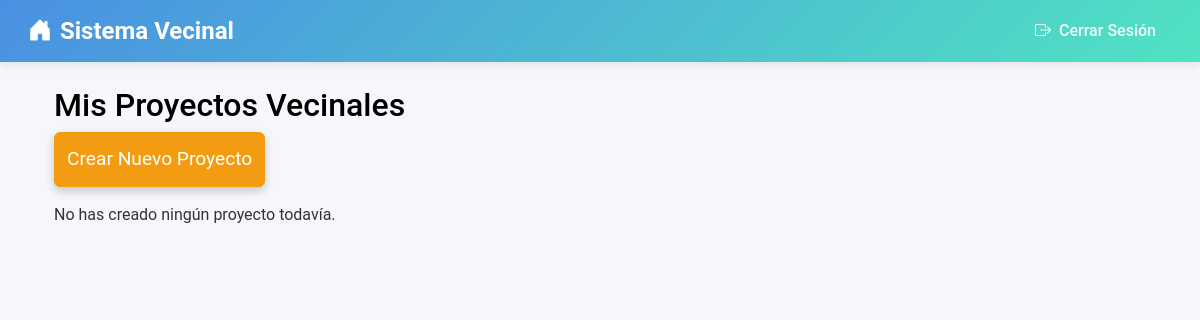
Before: /proyectos/mis-proyectos/ (signed in) with the older database file.
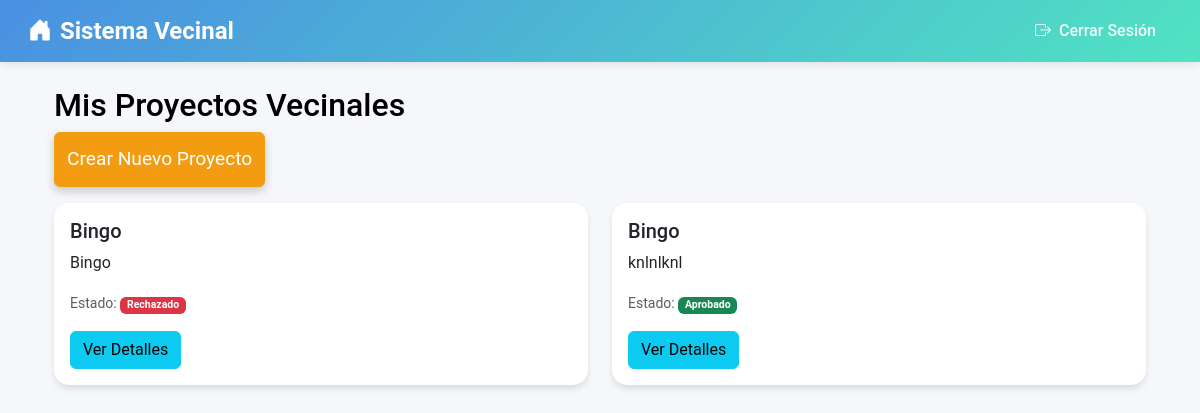
After: the same page with the newer database file.
### junta_vecinos/models.py (models this page shows, shortened)
class ProyectoVecinal(models.Model):
    ESTADO_CHOICES = [
        ('pendiente', 'Pendiente'),
        ('aprobado', 'Aprobado'),
        ('rechazado', 'Rechazado'),
    ]
    vecino = models.ForeignKey(Vecino, on_delete=models.CASCADE)
    propuesta = models.CharField(max_length=255)  # Cambiado de titulo a propuesta
    descripcion = models.TextField()
    fecha_postulacion = models.DateField(auto_now_add=True)
    estado = models.CharField(max_length=10, choices=ESTADO_CHOICES, default='pendiente')
    evidencia = models.ImageField(upload_to='evidencias/', blank=True, null=True)  # Campo evidencia
    razon_rechazo = models.TextField(null=True, blank=True)

### junta_vecinos/views.py (the view)
# urls.py: path('proyectos/mis-proyectos/', views.mis_proyectos, name='mis_proyectos'),
@login_required
def mis_proyectos(request):
    try:
        vecino = request.user.vecino
        proyectos = ProyectoVecinal.objects.filter(vecino=vecino)
        return render(request, 'junta_vecinos/mis_proyectos.html', {'proyectos': proyectos})
    except Vecino.DoesNotExist:
        messages.error(request, "Debes estar registrado como vecino para ver proyectos.")
        return redirect('index')

### junta_vecinos/templates/junta_vecinos/mis_proyectos.html
{% extends 'junta_vecinos/base.html' %}
{% block content %}
<div class="container mt-4">
    <h2>Mis Proyectos Vecinales</h2>
    <a href="{% url 'crear_proyecto' %}" class="btn btn-primary mb-3">Crear Nuevo Proyecto</a>
    <div class="row">
        {% for proyecto in proyectos %}
        <div class="col-md-6 mb-4">
            <div class="card">
                <div class="card-body">
                    <h5 class="card-title">{{ proyecto.propuesta }}</h5>
                    <p class="card-text">{{ proyecto.descripcion|truncatewords:30 }}</p>
                    <p class="card-text">
                        <small class="text-muted">Estado:
                            <span class="badge {% if proyecto.estado == 'aprobado' %}bg-success
                                             {% elif proyecto.estado == 'rechazado' %}bg-danger
                                             {% else %}bg-warning{% endif %}">
                                {{ proyecto.get_estado_display }}
                            </span>
                        </small>
                    </p>
                    <a href="{% url 'detalle_proyecto' proyecto.id %}" class="btn btn-info">Ver Detalles</a>
                </div>
            </div>
        </div>
        {% empty %}
        <div class="col-12">
            <p>No has creado ningún proyecto todavía.</p>
        </div>
        {% endfor %}
    </div>
</div>
{% endblock %}

Changed rows visible on the page:
added ProyectoVecinal: propuesta "Bingo", descripcion "Bingo", estado "Rechazado"
added ProyectoVecinal: propuesta "Bingo", descripcion "knlnlknl", estado "Aprobado"
Other visible differences:
text no longer shown: "No has creado ningún proyecto todavía."
